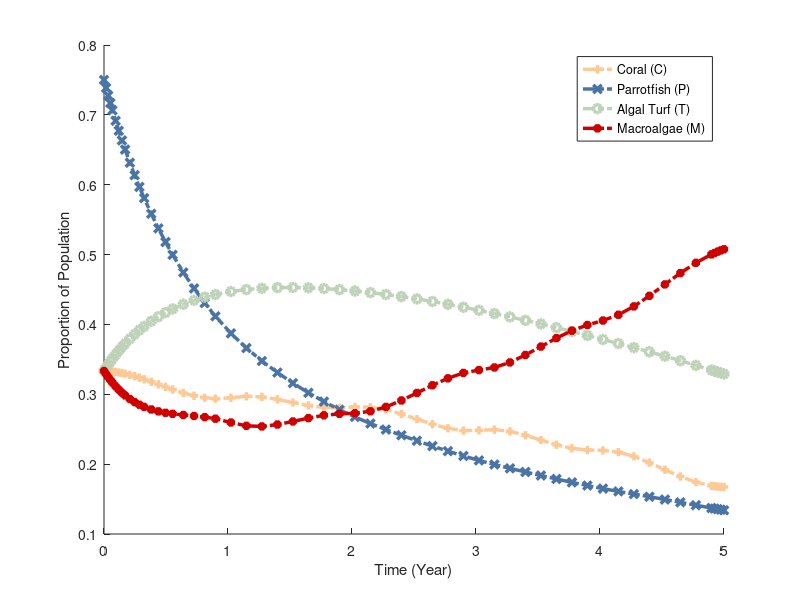

Write the MATLAB code that produced this figure.
% parameter values
mu1 = 0.15; % mortality rate of coral reefs
mu2 = 0.22; % natural death rate of parrotfish
q = 0.47; % intrinsic growth rate for parrotfish
alpha = 1; % %maximum grazing intensity
sigma = 0.01; % rate that parrotfish bite corals
r = 0.5; % rate that coral recruit to overgrow algal turfs
gamma = 0.8; %rate that macroalgae spread vegetative over algal turfs
beta = 1; % carrying capacity

a0 = 0.99; % rate that coral is overgrown by macroalgae
h = 0.1; %<----CONTROL VARIABLE FOR GAME THEORY

%grazing intensity 'g'
g = @(P) (alpha*P)/beta;

%sin function of 
a = @(t) abs((a0*(9*sin(pi*t)+1))/(10));

% set up DFE
% dC/dt = rTC + sigmaPC - C(aM + d) #ignore sigmaPC for now
% dP/dt = qP(1-P/betaC) + kapaP - (h + mu)P 
% #remove kapaP, so = qP(1-P/betaC) - (h + mu)P
% dT/dt = dC + (g(P)M)/(M + T) - (rC + gammaM)T
% dM/dt = aMC + gammaMT - (g(P)M)/(M + T)
%
% C = y(1), P = y(2), T = y(3), M = y(4)
f = @(t,y) [r*y(3)*y(1) + sigma*y(2)*y(1) - y(1)*(a(t)*y(4) + mu1),
            q*y(2)*(1-(y(2)/(beta*y(1)))) - (h+mu2)*y(2), 
            mu1*y(1) + (g(y(2))*y(4))/(y(4)+y(3)) - (r*y(1) + gamma*y(4))*y(3),
            a(t) * y(4)*y(1) + gamma*y(4)*y(3) - (g(y(2))*y(4))/(y(4)+y(3)),
            y(1)+y(3)+y(4)];

C = 1/3;
P = 3/4;
T = 1/3;
M = 1/3;
        
  
% solve with ODE 45
[t,ya] = ode45(f, [0 5], [C, P, T, M, 1]);

% graph
figure
hold on
plot(t, ya(:,1), '+-.', 'Color', '#FFC996', 'Linewidth', 2.5)
plot(t, ya(:,2), 'x-.', 'Color', '#4974A5', 'Linewidth', 2.5)
plot(t, ya(:,3), 'o-.', 'Color', '#BDD2B6', 'Linewidth', 2.5)
plot(t, ya(:,4), '*-.', 'Color', '#CF0000', 'Linewidth', 2.5)
%legend('Coral (C)', 'Algal Turf (T)', 'Macroalgae (M)')
legend('Coral (C)', 'Parrotfish (P)', 'Algal Turf (T)', 'Macroalgae (M)')
xlabel('Time (Year)')
ylabel('Proportion of Population')